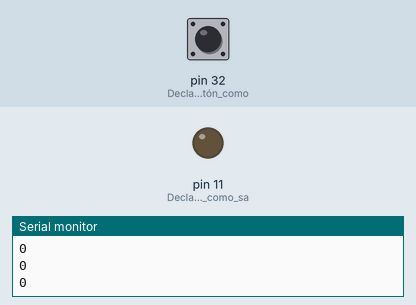
Bench run of a sketch on a simulated Arduino Mega 2560, built with avr-gcc and run on an emulated ATmega2560. On the bench: output pins drawn as LEDs (lit = HIGH), the last lines printed to the serial monitor. The inputs (shaded band) are chosen by the test bench; at power-on: pin 32 (Declaramos_el_botón_como) LOW.

Above: at 1.4 s.
1.5 s: pin 32 (Declaramos_el_botón_como) pulled HIGH for 0.25 s
At 2.1 s:
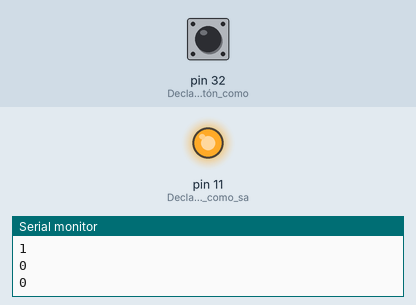
3.2 s: pin 32 (Declaramos_el_botón_como) pulled HIGH for 1 s
At 4.0 s:
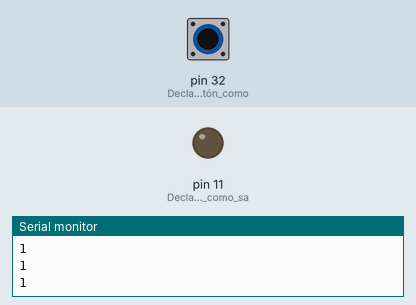
5.7 s: pin 32 (Declaramos_el_botón_como) pulled HIGH for 3.2 s
At 6.8 s:
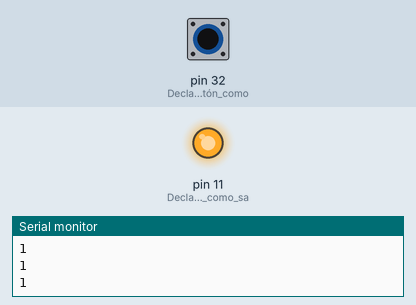
Timing chart, 0 to 8.7 s (numbered marks = the images above; inputs shaded):
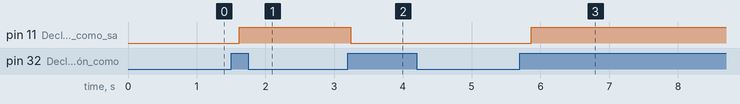

The sketch:

Quitar_rebote_de_boton__dejar_encendido_led_pulsando.ino
```cpp
/*Presionamos un Botón para encender el LED,
  lo volvemos a presionar para apagarlo */

int estadobotonluces = 0;        //Guarda el estado del Botón
int estadoAnteriorbotonluces = 0; //Garda estado anterior del botón
int salidabotonluces = 0;        //0 = LED apagado, 1 = LED encendido

void setup() {

  pinMode(32, INPUT);    //Declaramos el botón como entrada
  pinMode(11, OUTPUT);   //Declaramos el LED como salida
Serial.begin(9600);                                                       //iniciar puerto serie

}

void loop() {


Serial.println(estadobotonluces);                                   //Imprimimos por serial Detectada lluvia
      delay(200);

  estadobotonluces = digitalRead(32);    //Leer el estado del botón

  if((estadobotonluces == HIGH) && (estadoAnteriorbotonluces == LOW)){
    salidabotonluces = 1 - salidabotonluces;
    delay(20);
  }
    estadoAnteriorbotonluces = estadobotonluces;

  if (salidabotonluces == 1) {          //Si el estado esta en HIGH
    digitalWrite(11, HIGH);    //encendemos el LED
  }
  else {                      //apagamos el LED
    digitalWrite(11, LOW);
  }

}
```

Measured:
- after the input at 1.5 s, pin 11 (Declaramos_el_LED_como_sa): LOW → HIGH after 0.12 s
- after the input at 3.2 s, pin 11 (Declaramos_el_LED_como_sa): HIGH → LOW at once
- after the input at 5.7 s, pin 11 (Declaramos_el_LED_como_sa): LOW → HIGH after 0.16 s
